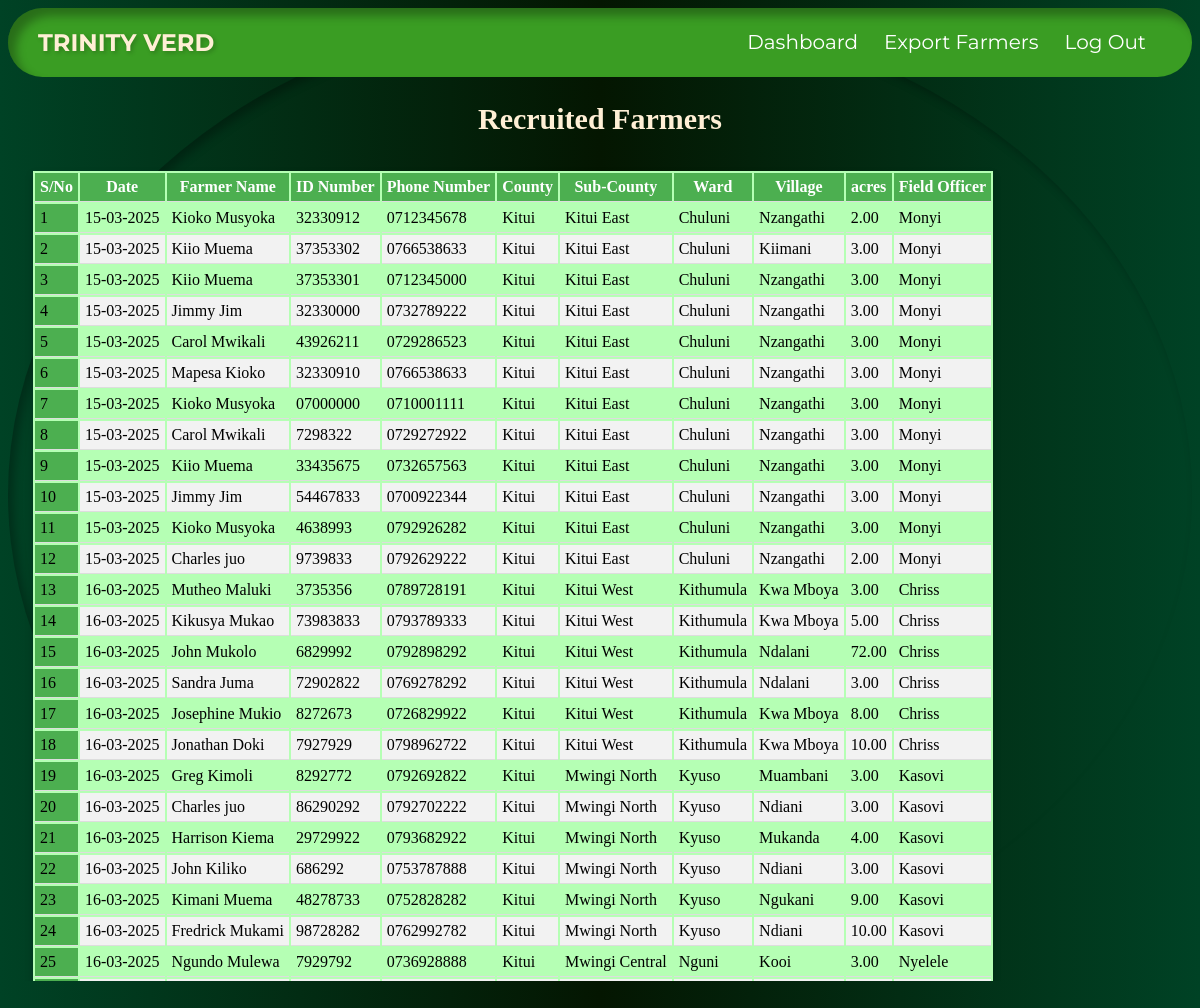
Page /recruitment/recruited-farmers (signed in) on the committed database.
### recruitment/models.py (models this page shows, shortened)
class FieldData(models.Model):
    COUNTY_CHOICES = [
        ('Kitui', 'Kitui'),
        ('Makueni', 'Makueni'),
    ]
    created_at = models.DateTimeField(auto_now_add=True)
    farmer_id = models.AutoField(primary_key=True)
    farmer_name = models.CharField(max_length=255)
    id_number = models.CharField(max_length=15, unique=True, error_messages={'unique': 'ID Number already exists'})
    phone_number = models.CharField(max_length=10, validators=[phone_validator], unique=True, error_messages={'unique': 'Phone Number Number already exists'})
    county = models.CharField(max_length=100, choices=COUNTY_CHOICES)
    sub_county = models.ForeignKey(SubCounty, on_delete=models.CASCADE, related_name="data")
    ward = models.CharField(max_length=50)
    village = models.CharField(max_length=50)
    acres = models.DecimalField(max_digits=5, decimal_places=2)
    field_officer = models.ForeignKey("authentication.UserProfile", on_delete=models.CASCADE, related_name="recruitment_fielddata", limit_choices_to={'role': 'field_officer'})

### authentication/models.py (models this page shows)
class SubCounty(models.Model):
    name = models.CharField(max_length=100, unique=True)
    def __str__(self):
        return str(self.name)

class UserProfile(models.Model):
    ROLE_CHOICES = [
        ('Field Officer', 'Field Officer'),
        ('supervisor', 'supervisor'),
        ('Project Manager', 'Project Manager')
    ]
    user = models.OneToOneField(User, on_delete=models.CASCADE)
    role = models.CharField(max_length=20, choices=ROLE_CHOICES)
    sub_county = models.ManyToManyField(SubCounty, related_name='supervisor')
    def __str__(self):
        return str(self.user.username)

### recruitment/views.py (the view)
# urls.py: path('recruited-farmers', views.recruited_farmers, name = 'recruited_farmers'),
@login_required
def recruited_farmers(request):
    user_profile = request.user.userprofile
    if user_profile.role == "Field Officer":
        data = FieldData.objects.filter(field_officer=user_profile)
    elif user_profile.role == "supervisor":
        data = FieldData.objects.filter(sub_county__in=user_profile.sub_county.all())
    elif user_profile.role == "Project Manager":
        data = FieldData.objects.all()
    else:
        data = FieldData.objects.none()
    return render(request, "recruited_farmers.html", {"data": data})

### recruitment/templates/recruited_farmers.html (shortened to what this page needs)
{% load static %}
<!DOCTYPE html>
<html lang="en">
<head>
    <link rel="stylesheet" href="https://cdnjs.cloudflare.com/ajax/libs/font-awesome/6.4.2/css/all.min.css">
    <link rel="stylesheet" href="https://unpkg.com/aos@next/dist/aos.css">
    <link rel="stylesheet" type="text/css" href="{% static 'css/index.css' %}">
</head>
<body>
<header class="nav-menu sticky">
    <h2>TRINITY VERD</h2>
    <ul id="navLinks" class="nav-links">
        <li><button onclick="location.href='{% url 'dashboard' %}'">Dashboard</button></li>
        <li><button onclick="location.href='{% url 'export_farmers' %}'">Export Farmers</button></li>
        <li><button onclick="location.href='{% url 'logout' %}'">Log Out</button></li>
    </ul>
</header>
<section class="recruited-section" id="home">
    <h2>Recruited Farmers</h2>
    <div class="table-responsive">
    <table class="table table-bordered">
        <thead>
        <tr>
            <th>S/No</th>
            <th>Date</th>
            <th>Farmer Name</th>
            <th>ID Number</th>
            <th>Phone Number</th>
            <th>County</th>
            <th>Sub-County</th>
            <th>Ward</th>
            <th>Village</th>
            <th>acres</th>
            <th>Field Officer</th>
        </tr>
        </thead>
        <tbody>
        {% for record in data %}
        <tr>
            <td>{{ forloop.counter }}</td>
            <td>{{ record.created_at | date:"d-m-Y" }}</td>
            <td>{{ record.farmer_name }}</td>
            <td>{{ record.id_number }}</td>
            <td>{{ record.phone_number }}</td>
            <td>{{ record.county }}</td>
            <td>{{ record.sub_county }}</td>
            <td>{{ record.ward }}</td>
            <td>{{ record.village }}</td>
            <td>{{ record.acres }}</td>
            <td>{{ record.field_officer }}</td>
        </tr>
        {% empty %}
        <tr>
            <td colspan="5">No farmers found</td>
        </tr>
        {% endfor %}
        </tbody>
    </table>
</div>
</section>
</body>
</html>

### static/css/index.css (style rules this page uses)
html { scroll-behavior: smooth; margin: 0; }
body { border-radius: 60%; box-shadow: inset 5px 5px 10px rgba(0, 0, 0, 0.3); max-width: 1300px; height: 100%; background: linear-gradient(90deg, #004225 0%, #041601 50%, #004225 100%); animation: moveShine 3s linear infinite; overflow-x: hidden; }
header { display: flex; }
.nav-menu { position: relative; display: flex; gap: 20px; justify-content: space-between; align-items: center; z-index: 1000; background: #3a9d23; border-radius: 50px; box-shadow: inset 8px 8px 10px rgba(0, 0, 0, 0.3); }
.nav-menu h2 { font-family:"Montserrat", sans-serif; text-shadow: 2px 2px 4px rgba(0, 0, 0, 0.2); padding-left: 30px; color: papayawhip; cursor: pointer; }
.nav-links { padding-right: 30px; list-style: none; }
.nav-links li { display: inline-block; cursor: pointer; margin-right: 10px; }
.nav-links button { font-family:"Montserrat", sans-serif; text-decoration: none; color: white; font-size: 20px; background: none; border: none; cursor: pointer; }
.sticky { position: sticky; top: 0; }

### recruitment/templates/recruited_farmers.html (style rules this page uses)
.recruited-section h2 { text-align: center; color: papayawhip; font-size: 30px; }
.table-responsive { display: block; overflow-x: auto; overflow-y: auto; max-width: 100%; max-height: 800px; white-space: nowrap; padding: 10px 10px; margin-left: 15px; margin-bottom: 25px; }
.table { background: linear-gradient(to bottom, #b5ffb4, #b5ffb4); box-shadow: 0 4px 8px rgba(0, 0, 0, 0.2); }
.table tr { padding: 5px 5px; }
.table td, .table th { padding: 5px 5px; border-bottom: 1px solid #ddd; }
.table th { background-color: #4caf50; color: white; }
.table td:first-child { position: sticky; left: 0; background-color: #4caf50; z-index: 10; }
tr:nth-child(even) { background-color: #f2f2f2; }

### rows in the picture
FieldData: created_at "15-03-2025", farmer_name "Kioko Musyoka", id_number "32330912", phone_number "0712345678", county "Kitui", sub_county "Kitui East", ward "Chuluni", village "Nzangathi", acres "2.00", field_officer "Monyi"
FieldData: created_at "15-03-2025", farmer_name "Kiio Muema", id_number "37353302", phone_number "0766538633", county "Kitui", sub_county "Kitui East", ward "Chuluni", village "Kiimani", acres "3.00", field_officer "Monyi"
FieldData: created_at "15-03-2025", farmer_name "Kiio Muema", id_number "37353301", phone_number "0712345000", county "Kitui", sub_county "Kitui East", ward "Chuluni", village "Nzangathi", acres "3.00", field_officer "Monyi"
FieldData: created_at "15-03-2025", farmer_name "Jimmy Jim", id_number "32330000", phone_number "0732789222", county "Kitui", sub_county "Kitui East", ward "Chuluni", village "Nzangathi", acres "3.00", field_officer "Monyi"
FieldData: created_at "15-03-2025", farmer_name "Carol Mwikali", id_number "43926211", phone_number "0729286523", county "Kitui", sub_county "Kitui East", ward "Chuluni", village "Nzangathi", acres "3.00", field_officer "Monyi"
FieldData: created_at "15-03-2025", farmer_name "Mapesa Kioko", id_number "32330910", phone_number "0766538633", county "Kitui", sub_county "Kitui East", ward "Chuluni", village "Nzangathi", acres "3.00", field_officer "Monyi"
FieldData: created_at "15-03-2025", farmer_name "Kioko Musyoka", id_number "07000000", phone_number "0710001111", county "Kitui", sub_county "Kitui East", ward "Chuluni", village "Nzangathi", acres "3.00", field_officer "Monyi"
FieldData: created_at "15-03-2025", farmer_name "Carol Mwikali", id_number "7298322", phone_number "0729272922", county "Kitui", sub_county "Kitui East", ward "Chuluni", village "Nzangathi", acres "3.00", field_officer "Monyi"
FieldData: created_at "15-03-2025", farmer_name "Kiio Muema", id_number "33435675", phone_number "0732657563", county "Kitui", sub_county "Kitui East", ward "Chuluni", village "Nzangathi", acres "3.00", field_officer "Monyi"
FieldData: created_at "15-03-2025", farmer_name "Jimmy Jim", id_number "54467833", phone_number "0700922344", county "Kitui", sub_county "Kitui East", ward "Chuluni", village "Nzangathi", acres "3.00", field_officer "Monyi"
FieldData: created_at "15-03-2025", farmer_name "Kioko Musyoka", id_number "4638993", phone_number "0792926282", county "Kitui", sub_county "Kitui East", ward "Chuluni", village "Nzangathi", acres "3.00", field_officer "Monyi"
FieldData: created_at "15-03-2025", farmer_name "Charles juo", id_number "9739833", phone_number "0792629222", county "Kitui", sub_county "Kitui East", ward "Chuluni", village "Nzangathi", acres "2.00", field_officer "Monyi"
FieldData: created_at "16-03-2025", farmer_name "Mutheo Maluki", id_number "3735356", phone_number "0789728191", county "Kitui", sub_county "Kitui West", ward "Kithumula", village "Kwa Mboya", acres "3.00", field_officer "Chriss"
FieldData: created_at "16-03-2025", farmer_name "Kikusya Mukao", id_number "73983833", phone_number "0793789333", county "Kitui", sub_county "Kitui West", ward "Kithumula", village "Kwa Mboya", acres "5.00", field_officer "Chriss"
FieldData: created_at "16-03-2025", farmer_name "John Mukolo", id_number "6829992", phone_number "0792898292", county "Kitui", sub_county "Kitui West", ward "Kithumula", village "Ndalani", acres "72.00", field_officer "Chriss"
FieldData: created_at "16-03-2025", farmer_name "Sandra Juma", id_number "72902822", phone_number "0769278292", county "Kitui", sub_county "Kitui West", ward "Kithumula", village "Ndalani", acres "3.00", field_officer "Chriss"
FieldData: created_at "16-03-2025", farmer_name "Josephine Mukio", id_number "8272673", phone_number "0726829922", county "Kitui", sub_county "Kitui West", ward "Kithumula", village "Kwa Mboya", acres "8.00", field_officer "Chriss"
FieldData: created_at "16-03-2025", farmer_name "Jonathan Doki", id_number "7927929", phone_number "0798962722", county "Kitui", sub_county "Kitui West", ward "Kithumula", village "Kwa Mboya", acres "10.00", field_officer "Chriss"
FieldData: created_at "16-03-2025", farmer_name "Greg Kimoli", id_number "8292772", phone_number "0792692822", county "Kitui", sub_county "Mwingi North", ward "Kyuso", village "Muambani", acres "3.00", field_officer "Kasovi"
FieldData: created_at "16-03-2025", farmer_name "Charles juo", id_number "86290292", phone_number "0792702222", county "Kitui", sub_county "Mwingi North", ward "Kyuso", village "Ndiani", acres "3.00", field_officer "Kasovi"
FieldData: created_at "16-03-2025", farmer_name "Harrison Kiema", id_number "29729922", phone_number "0793682922", county "Kitui", sub_county "Mwingi North", ward "Kyuso", village "Mukanda", acres "4.00", field_officer "Kasovi"
FieldData: created_at "16-03-2025", farmer_name "John Kiliko", id_number "686292", phone_number "0753787888", county "Kitui", sub_county "Mwingi North", ward "Kyuso", village "Ndiani", acres "3.00", field_officer "Kasovi"
FieldData: created_at "16-03-2025", farmer_name "Kimani Muema", id_number "48278733", phone_number "0752828282", county "Kitui", sub_county "Mwingi North", ward "Kyuso", village "Ngukani", acres "9.00", field_officer "Kasovi"
FieldData: created_at "16-03-2025", farmer_name "Fredrick Mukami", id_number "98728282", phone_number "0762992782", county "Kitui", sub_county "Mwingi North", ward "Kyuso", village "Ndiani", acres "10.00", field_officer "Kasovi"
FieldData: created_at "16-03-2025", farmer_name "Ngundo Mulewa", id_number "7929792", phone_number "0736928888", county "Kitui", sub_county "Mwingi Central", ward "Nguni", village "Kooi", acres "3.00", field_officer "Nyelele"
